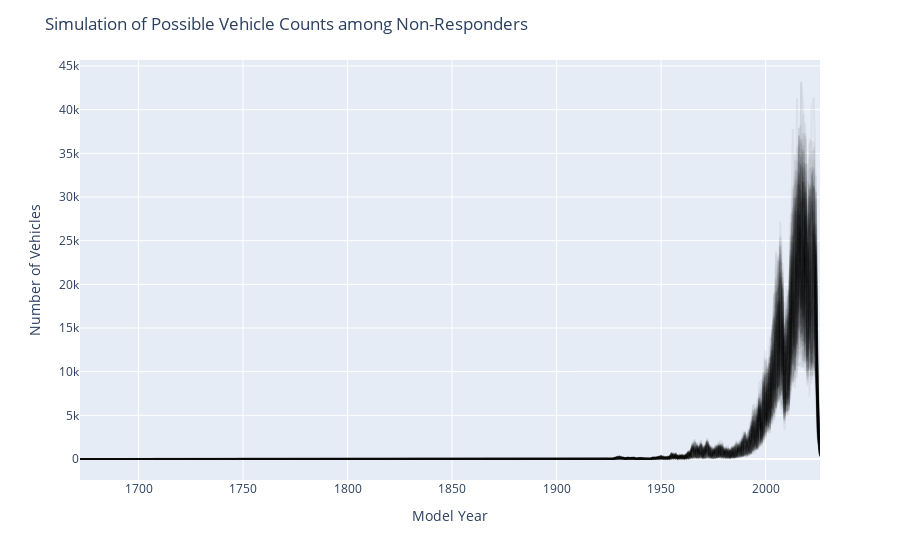

Source (notebook cell):
### Code cell
fig = px.line()

rng = np.random.default_rng()
num_1s_for_R_0_all_sample = rng.choice(num_1s_for_R_0_all, size=100, axis=0)

for k in range(num_1s_for_R_0_all_sample.shape[0]):
    y = num_1s_for_R_0_all_sample[k, :]
    fig.add_trace(
        go.Scatter(
            x=model_years,
            y=y,
            opacity=0.05,
            mode="lines",
            line = dict(color='black')
        )
    )

fig.update_layout(
    showlegend=False,
    title=f"Simulation of Possible Vehicle Counts among Non-Responders",
    xaxis={"title": "Model Year"},
    yaxis={"title": "Number of Vehicles"}
)

fig.show()

### Figure 1 — Plotly figure (JSON) as saved in the notebook; plotly's stock layout.template omitted (floating-point values rounded to 4 significant figures; data arrays with more than 128 entries replaced by an {"elided": "..."} marker saying what was removed)
{"data": [{"hovertemplate": "<extra></extra>", "legendgroup": "", "line": {"color": "#636efa", "dash": "solid"}, "marker": {"symbol": "circle"}, "mode": "lines", "name": "", "orientation": "v", "showlegend": false, "type": "scatter", "xaxis": "x", "yaxis": "y"}, {"line": {"color": "black"}, "mode": "lines", "opacity": 0.05, "type": "scatter", "x": {"elided": "355 int values"}, "y": {"elided": "355 int values"}}, {"line": {"color": "black"}, "mode": "lines", "opacity": 0.05, "type": "scatter", "x": {"elided": "355 int values"}, "y": {"elided": "355 int values"}}, {"line": {"color": "black"}, "mode": "lines", "opacity": 0.05, "type": "scatter", "x": {"elided": "355 int values"}, "y": {"elided": "355 int values"}}, {"line": {"color": "black"}, "mode": "lines", "opacity": 0.05, "type": "scatter", "x": {"elided": "355 int values"}, "y": {"elided": "355 int values"}}, {"line": {"color": "black"}, "mode": "lines", "opacity": 0.05, "type": "scatter", "x": {"elided": "355 int values"}, "y": {"elided": "355 int values"}}, {"line": {"color": "black"}, "mode": "lines", "opacity": 0.05, "type": "scatter", "x": {"elided": "355 int values"}, "y": {"elided": "355 int values"}}, {"line": {"color": "black"}, "mode": "lines", "opacity": 0.05, "type": "scatter", "x": {"elided": "355 int values"}, "y": {"elided": "355 int values"}}, {"line": {"color": "black"}, "mode": "lines", "opacity": 0.05, "type": "scatter", "x": {"elided": "355 int values"}, "y": {"elided": "355 int values"}}, {"line": {"color": "black"}, "mode": "lines", "opacity": 0.05, "type": "scatter", "x": {"elided": "355 int values"}, "y": {"elided": "355 int values"}}, {"line": {"color": "black"}, "mode": "lines", "opacity": 0.05, "type": "scatter", "x": {"elided": "355 int values"}, "y": {"elided": "355 int values"}}, {"line": {"color": "black"}, "mode": "lines", "opacity": 0.05, "type": "scatter", "x": {"elided": "355 int values"}, "y": {"elided": "355 int values"}}, {"line": {"color": "black"}, "mode": "lines", "opacity": 0.05, "type": "scatter", "x": {"elided": "355 int values"}, "y": {"elided": "355 int values"}}, {"line": {"color": "black"}, "mode": "lines", "opacity": 0.05, "type": "scatter", "x": {"elided": "355 int values"}, "y": {"elided": "355 int values"}}, {"line": {"color": "black"}, "mode": "lines", "opacity": 0.05, "type": "scatter", "x": {"elided": "355 int values"}, "y": {"elided": "355 int values"}}, {"line": {"color": "black"}, "mode": "lines", "opacity": 0.05, "type": "scatter", "x": {"elided": "355 int values"}, "y": {"elided": "355 int values"}}, {"line": {"color": "black"}, "mode": "lines", "opacity": 0.05, "type": "scatter", "x": {"elided": "355 int values"}, "y": {"elided": "355 int values"}}, {"line": {"color": "black"}, "mode": "lines", "opacity": 0.05, "type": "scatter", "x": {"elided": "355 int values"}, "y": {"elided": "355 int values"}}, {"line": {"color": "black"}, "mode": "lines", "opacity": 0.05, "type": "scatter", "x": {"elided": "355 int values"}, "y": {"elided": "355 int values"}}, {"line": {"color": "black"}, "mode": "lines", "opacity": 0.05, "type": "scatter", "x": {"elided": "355 int values"}, "y": {"elided": "355 int values"}}, {"line": {"color": "black"}, "mode": "lines", "opacity": 0.05, "type": "scatter", "x": {"elided": "355 int values"}, "y": {"elided": "355 int values"}}, {"line": {"color": "black"}, "mode": "lines", "opacity": 0.05, "type": "scatter", "x": {"elided": "355 int values"}, "y": {"elided": "355 int values"}}, {"line": {"color": "black"}, "mode": "lines", "opacity": 0.05, "type": "scatter", "x": {"elided": "355 int values"}, "y": {"elided": "355 int values"}}, {"line": {"color": "black"}, "mode": "lines", "opacity": 0.05, "type": "scatter", "x": {"elided": "355 int values"}, "y": {"elided": "355 int values"}}, {"line": {"color": "black"}, "mode": "lines", "opacity": 0.05, "type": "scatter", "x": {"elided": "355 int values"}, "y": {"elided": "355 int values"}}, {"line": {"color": "black"}, "mode": "lines", "opacity": 0.05, "type": "scatter", "x": {"elided": "355 int values"}, "y": {"elided": "355 int values"}}, {"line": {"color": "black"}, "mode": "lines", "opacity": 0.05, "type": "scatter", "x": {"elided": "355 int values"}, "y": {"elided": "355 int values"}}, {"line": {"color": "black"}, "mode": "lines", "opacity": 0.05, "type": "scatter", "x": {"elided": "355 int values"}, "y": {"elided": "355 int values"}}, {"line": {"color": "black"}, "mode": "lines", "opacity": 0.05, "type": "scatter", "x": {"elided": "355 int values"}, "y": {"elided": "355 int values"}}, {"line": {"color": "black"}, "mode": "lines", "opacity": 0.05, "type": "scatter", "x": {"elided": "355 int values"}, "y": {"elided": "355 int values"}}, {"line": {"color": "black"}, "mode": "lines", "opacity": 0.05, "type": "scatter", "x": {"elided": "355 int values"}, "y": {"elided": "355 int values"}}, {"line": {"color": "black"}, "mode": "lines", "opacity": 0.05, "type": "scatter", "x": {"elided": "355 int values"}, "y": {"elided": "355 int values"}}, {"line": {"color": "black"}, "mode": "lines", "opacity": 0.05, "type": "scatter", "x": {"elided": "355 int values"}, "y": {"elided": "355 int values"}}, {"line": {"color": "black"}, "mode": "lines", "opacity": 0.05, "type": "scatter", "x": {"elided": "355 int values"}, "y": {"elided": "355 int values"}}, {"line": {"color": "black"}, "mode": "lines", "opacity": 0.05, "type": "scatter", "x": {"elided": "355 int values"}, "y": {"elided": "355 int values"}}, {"line": {"color": "black"}, "mode": "lines", "opacity": 0.05, "type": "scatter", "x": {"elided": "355 int values"}, "y": {"elided": "355 int values"}}, {"line": {"color": "black"}, "mode": "lines", "opacity": 0.05, "type": "scatter", "x": {"elided": "355 int values"}, "y": {"elided": "355 int values"}}, {"line": {"color": "black"}, "mode": "lines", "opacity": 0.05, "type": "scatter", "x": {"elided": "355 int values"}, "y": {"elided": "355 int values"}}, {"line": {"color": "black"}, "mode": "lines", "opacity": 0.05, "type": "scatter", "x": {"elided": "355 int values"}, "y": {"elided": "355 int values"}}, {"line": {"color": "black"}, "mode": "lines", "opacity": 0.05, "type": "scatter", "x": {"elided": "355 int values"}, "y": {"elided": "355 int values"}}, {"line": {"color": "black"}, "mode": "lines", "opacity": 0.05, "type": "scatter", "x": {"elided": "355 int values"}, "y": {"elided": "355 int values"}}, {"line": {"color": "black"}, "mode": "lines", "opacity": 0.05, "type": "scatter", "x": {"elided": "355 int values"}, "y": {"elided": "355 int values"}}, {"line": {"color": "black"}, "mode": "lines", "opacity": 0.05, "type": "scatter", "x": {"elided": "355 int values"}, "y": {"elided": "355 int values"}}, {"line": {"color": "black"}, "mode": "lines", "opacity": 0.05, "type": "scatter", "x": {"elided": "355 int values"}, "y": {"elided": "355 int values"}}, {"line": {"color": "black"}, "mode": "lines", "opacity": 0.05, "type": "scatter", "x": {"elided": "355 int values"}, "y": {"elided": "355 int values"}}, {"line": {"color": "black"}, "mode": "lines", "opacity": 0.05, "type": "scatter", "x": {"elided": "355 int values"}, "y": {"elided": "355 int values"}}, {"line": {"color": "black"}, "mode": "lines", "opacity": 0.05, "type": "scatter", "x": {"elided": "355 int values"}, "y": {"elided": "355 int values"}}, {"line": {"color": "black"}, "mode": "lines", "opacity": 0.05, "type": "scatter", "x": {"elided": "355 int values"}, "y": {"elided": "355 int values"}}, {"line": {"color": "black"}, "mode": "lines", "opacity": 0.05, "type": "scatter", "x": {"elided": "355 int values"}, "y": {"elided": "355 int values"}}, {"line": {"color": "black"}, "mode": "lines", "opacity": 0.05, "type": "scatter", "x": {"elided": "355 int values"}, "y": {"elided": "355 int values"}}, {"line": {"color": "black"}, "mode": "lines", "opacity": 0.05, "type": "scatter", "x": {"elided": "355 int values"}, "y": {"elided": "355 int values"}}, {"line": {"color": "black"}, "mode": "lines", "opacity": 0.05, "type": "scatter", "x": {"elided": "355 int values"}, "y": {"elided": "355 int values"}}, {"line": {"color": "black"}, "mode": "lines", "opacity": 0.05, "type": "scatter", "x": {"elided": "355 int values"}, "y": {"elided": "355 int values"}}, {"line": {"color": "black"}, "mode": "lines", "opacity": 0.05, "type": "scatter", "x": {"elided": "355 int values"}, "y": {"elided": "355 int values"}}, {"line": {"color": "black"}, "mode": "lines", "opacity": 0.05, "type": "scatter", "x": {"elided": "355 int values"}, "y": {"elided": "355 int values"}}, {"line": {"color": "black"}, "mode": "lines", "opacity": 0.05, "type": "scatter", "x": {"elided": "355 int values"}, "y": {"elided": "355 int values"}}, {"line": {"color": "black"}, "mode": "lines", "opacity": 0.05, "type": "scatter", "x": {"elided": "355 int values"}, "y": {"elided": "355 int values"}}, {"line": {"color": "black"}, "mode": "lines", "opacity": 0.05, "type": "scatter", "x": {"elided": "355 int values"}, "y": {"elided": "355 int values"}}, {"line": {"color": "black"}, "mode": "lines", "opacity": 0.05, "type": "scatter", "x": {"elided": "355 int values"}, "y": {"elided": "355 int values"}}, {"line": {"color": "black"}, "mode": "lines", "opacity": 0.05, "type": "scatter", "x": {"elided": "355 int values"}, "y": {"elided": "355 int values"}}, {"line": {"color": "black"}, "mode": "lines", "opacity": 0.05, "type": "scatter", "x": {"elided": "355 int values"}, "y": {"elided": "355 int values"}}, {"line": {"color": "black"}, "mode": "lines", "opacity": 0.05, "type": "scatter", "x": {"elided": "355 int values"}, "y": {"elided": "355 int values"}}, {"line": {"color": "black"}, "mode": "lines", "opacity": 0.05, "type": "scatter", "x": {"elided": "355 int values"}, "y": {"elided": "355 int values"}}, {"line": {"color": "black"}, "mode": "lines", "opacity": 0.05, "type": "scatter", "x": {"elided": "355 int values"}, "y": {"elided": "355 int values"}}, {"line": {"color": "black"}, "mode": "lines", "opacity": 0.05, "type": "scatter", "x": {"elided": "355 int values"}, "y": {"elided": "355 int values"}}, {"line": {"color": "black"}, "mode": "lines", "opacity": 0.05, "type": "scatter", "x": {"elided": "355 int values"}, "y": {"elided": "355 int values"}}, {"line": {"color": "black"}, "mode": "lines", "opacity": 0.05, "type": "scatter", "x": {"elided": "355 int values"}, "y": {"elided": "355 int values"}}, {"line": {"color": "black"}, "mode": "lines", "opacity": 0.05, "type": "scatter", "x": {"elided": "355 int values"}, "y": {"elided": "355 int values"}}, {"line": {"color": "black"}, "mode": "lines", "opacity": 0.05, "type": "scatter", "x": {"elided": "355 int values"}, "y": {"elided": "355 int values"}}, {"line": {"color": "black"}, "mode": "lines", "opacity": 0.05, "type": "scatter", "x": {"elided": "355 int values"}, "y": {"elided": "355 int values"}}, {"line": {"color": "black"}, "mode": "lines", "opacity": 0.05, "type": "scatter", "x": {"elided": "355 int values"}, "y": {"elided": "355 int values"}}, {"line": {"color": "black"}, "mode": "lines", "opacity": 0.05, "type": "scatter", "x": {"elided": "355 int values"}, "y": {"elided": "355 int values"}}, {"line": {"color": "black"}, "mode": "lines", "opacity": 0.05, "type": "scatter", "x": {"elided": "355 int values"}, "y": {"elided": "355 int values"}}, {"line": {"color": "black"}, "mode": "lines", "opacity": 0.05, "type": "scatter", "x": {"elided": "355 int values"}, "y": {"elided": "355 int values"}}, {"line": {"color": "black"}, "mode": "lines", "opacity": 0.05, "type": "scatter", "x": {"elided": "355 int values"}, "y": {"elided": "355 int values"}}, {"line": {"color": "black"}, "mode": "lines", "opacity": 0.05, "type": "scatter", "x": {"elided": "355 int values"}, "y": {"elided": "355 int values"}}, {"line": {"color": "black"}, "mode": "lines", "opacity": 0.05, "type": "scatter", "x": {"elided": "355 int values"}, "y": {"elided": "355 int values"}}, {"line": {"color": "black"}, "mode": "lines", "opacity": 0.05, "type": "scatter", "x": {"elided": "355 int values"}, "y": {"elided": "355 int values"}}, {"line": {"color": "black"}, "mode": "lines", "opacity": 0.05, "type": "scatter", "x": {"elided": "355 int values"}, "y": {"elided": "355 int values"}}, {"line": {"color": "black"}, "mode": "lines", "opacity": 0.05, "type": "scatter", "x": {"elided": "355 int values"}, "y": {"elided": "355 int values"}}, {"line": {"color": "black"}, "mode": "lines", "opacity": 0.05, "type": "scatter", "x": {"elided": "355 int values"}, "y": {"elided": "355 int values"}}, {"line": {"color": "black"}, "mode": "lines", "opacity": 0.05, "type": "scatter", "x": {"elided": "355 int values"}, "y": {"elided": "355 int values"}}, {"line": {"color": "black"}, "mode": "lines", "opacity": 0.05, "type": "scatter", "x": {"elided": "355 int values"}, "y": {"elided": "355 int values"}}, {"line": {"color": "black"}, "mode": "lines", "opacity": 0.05, "type": "scatter", "x": {"elided": "355 int values"}, "y": {"elided": "355 int values"}}, {"line": {"color": "black"}, "mode": "lines", "opacity": 0.05, "type": "scatter", "x": {"elided": "355 int values"}, "y": {"elided": "355 int values"}}, {"line": {"color": "black"}, "mode": "lines", "opacity": 0.05, "type": "scatter", "x": {"elided": "355 int values"}, "y": {"elided": "355 int values"}}, {"line": {"color": "black"}, "mode": "lines", "opacity": 0.05, "type": "scatter", "x": {"elided": "355 int values"}, "y": {"elided": "355 int values"}}, {"line": {"color": "black"}, "mode": "lines", "opacity": 0.05, "type": "scatter", "x": {"elided": "355 int values"}, "y": {"elided": "355 int values"}}, {"line": {"color": "black"}, "mode": "lines", "opacity": 0.05, "type": "scatter", "x": {"elided": "355 int values"}, "y": {"elided": "355 int values"}}, {"line": {"color": "black"}, "mode": "lines", "opacity": 0.05, "type": "scatter", "x": {"elided": "355 int values"}, "y": {"elided": "355 int values"}}, {"line": {"color": "black"}, "mode": "lines", "opacity": 0.05, "type": "scatter", "x": {"elided": "355 int values"}, "y": {"elided": "355 int values"}}, {"line": {"color": "black"}, "mode": "lines", "opacity": 0.05, "type": "scatter", "x": {"elided": "355 int values"}, "y": {"elided": "355 int values"}}, {"line": {"color": "black"}, "mode": "lines", "opacity": 0.05, "type": "scatter", "x": {"elided": "355 int values"}, "y": {"elided": "355 int values"}}, {"line": {"color": "black"}, "mode": "lines", "opacity": 0.05, "type": "scatter", "x": {"elided": "355 int values"}, "y": {"elided": "355 int values"}}, {"line": {"color": "black"}, "mode": "lines", "opacity": 0.05, "type": "scatter", "x": {"elided": "355 int values"}, "y": {"elided": "355 int values"}}, {"line": {"color": "black"}, "mode": "lines", "opacity": 0.05, "type": "scatter", "x": {"elided": "355 int values"}, "y": {"elided": "355 int values"}}, {"line": {"color": "black"}, "mode": "lines", "opacity": 0.05, "type": "scatter", "x": {"elided": "355 int values"}, "y": {"elided": "355 int values"}}, {"line": {"color": "black"}, "mode": "lines", "opacity": 0.05, "type": "scatter", "x": {"elided": "355 int values"}, "y": {"elided": "355 int values"}}, {"line": {"color": "black"}, "mode": "lines", "opacity": 0.05, "type": "scatter", "x": {"elided": "355 int values"}, "y": {"elided": "355 int values"}}, {"line": {"color": "black"}, "mode": "lines", "opacity": 0.05, "type": "scatter", "x": {"elided": "355 int values"}, "y": {"elided": "355 int values"}}, {"line": {"color": "black"}, "mode": "lines", "opacity": 0.05, "type": "scatter", "x": {"elided": "355 int values"}, "y": {"elided": "355 int values"}}], "layout": {"legend": {"tracegroupgap": 0}, "margin": {"t": 60}, "showlegend": false, "title": {"text": "Simulation of Possible Vehicle Counts among Non-Responders"}, "xaxis": {"anchor": "y", "domain": [0, 1], "title": {"text": "Model Year"}}, "yaxis": {"anchor": "x", "domain": [0, 1], "title": {"text": "Number of Vehicles"}}}}
